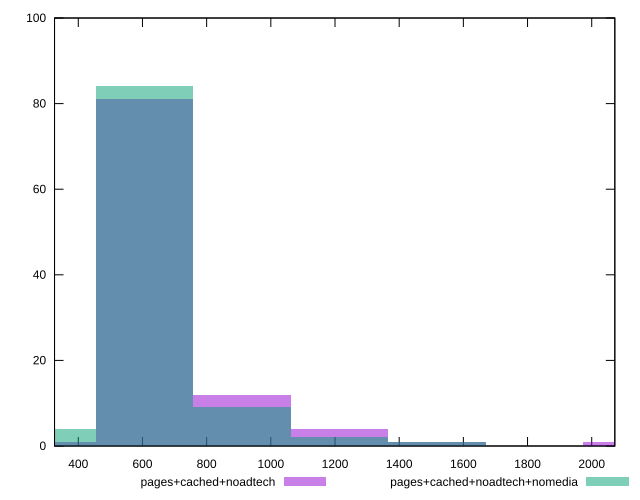

Source code (gnuplot):
reset

$pagesCachedNoadtech <<EOF
1213.862872344596 4
606.931436172298 81
910.397154258447 12
2124.260026603043 1
1517.3285904307452 1
303.465718086149 1
EOF

$pagesCachedNoadtechNomedia <<EOF
910.397154258447 9
606.931436172298 84
303.465718086149 4
1213.862872344596 2
1517.3285904307452 1
EOF

set key outside below
set boxwidth 303.465718086149
set xrange [326:2072]
set yrange [0:100]
set trange [0:100]
set style fill transparent solid 0.5 noborder
set terminal svg size 640, 500 enhanced background rgb 'white'
set output "report_00015_2021-02-09T16-11-33.973Z/render-blocking-resources/comparison/histogram/2_vs_3.svg"

plot $pagesCachedNoadtech title "pages+cached+noadtech" with boxes, \
     $pagesCachedNoadtechNomedia title "pages+cached+noadtech+nomedia" with boxes

reset
